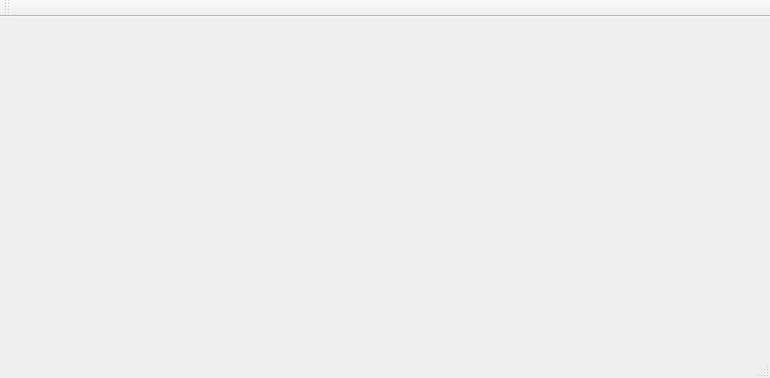
<?xml version="1.0" encoding="UTF-8"?>
<ui version="4.0">
 <class>MainWindow</class>
 <widget class="QMainWindow" name="MainWindow">
  <property name="geometry">
   <rect>
    <x>0</x>
    <y>0</y>
    <width>770</width>
    <height>378</height>
   </rect>
  </property>
  <property name="windowTitle">
   <string>MainWindow</string>
  </property>
  <widget class="QWidget" name="centralWidget"/>
  <widget class="QToolBar" name="mainToolBar">
   <attribute name="toolBarArea">
    <enum>TopToolBarArea</enum>
   </attribute>
   <attribute name="toolBarBreak">
    <bool>false</bool>
   </attribute>
  </widget>
  <widget class="QStatusBar" name="statusBar"/>
 </widget>
 <layoutdefault spacing="6" margin="11"/>
 <resources/>
 <connections/>
</ui>
